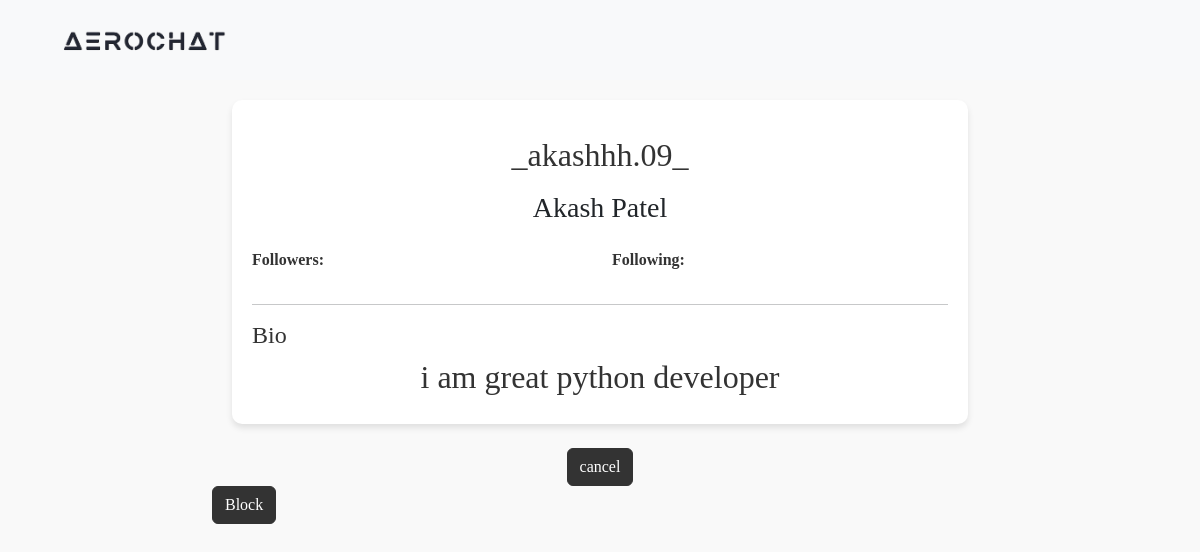
The page /_akashhh.09_/ (signed in) on the database its author committed.
### AeroApp/models.py (models this page shows)
class User(AbstractUser):
    full_name = models.CharField(max_length=50)
    otp = models.CharField(max_length=10, blank=True, null=True)
    Bio = models.CharField(max_length=300, null=True)

### AeroApp/views.py (the view)
# urls.py: path('<str:username>/', views.OtherUserProfile, name='other-profile'),
@login_required
def OtherUserProfile(request, username):
    searched_user = get_object_or_404(User, username=username)
    bio = searched_user.Bio if searched_user.Bio else ''
    friend_request_sent = FriendRequest.objects.filter(from_user=request.user, to_user=searched_user).first()
    return render(request, 'otheruserprofile.html', {'searched_user': searched_user, 'bio': bio, 'friend_request_sent': friend_request_sent})

### AeroApp/templates/otheruserprofile.html (shortened to what this page needs)
<!DOCTYPE html>
<html lang="en">
{% load static %}
<head>
  <link href="https://cdn.jsdelivr.net/npm/bootstrap@5.3.0-alpha1/dist/css/bootstrap.min.css" rel="stylesheet">
  <link href="https://cdnjs.cloudflare.com/ajax/libs/font-awesome/6.0.0-beta3/css/all.min.css" rel="stylesheet">
</head>
<body>
<nav class="navbar navbar-expand-lg navbar-light">
    <div class="container">
        <a class="navbar-brand" href="{% url 'home' %}">
            <img src="{% static 'logo.png' %}" alt="logo of AeroChat" class="logo-img">
        </a>
    </div>
</nav>
  <div class="container">
    <div class="row justify-content-center">
      <div class="col-md-8">
        <div class="profile-container">
          <div class="text-center mb-4">
            <h2 class="mt-3">{{ searched_user.username }}</h2>
            <h3 class="mt-3">{{ searched_user.full_name }}</h3>
          </div>
          <div class="row">
            <div class="col-md-6">
              <p><strong>Followers:</strong>  {{ followers_count }}</p>
            </div>
            <div class="col-md-6">
              <p><strong>Following:</strong>  {{ followers_count }}</p>
            </div>
          </div>
          <hr>
          <div class="row">
            <div class="col-md-12">
              <div class="d-flex justify-content-between align-items-center">
                <h4>Bio</h4>
              </div>
              <div class="bio-container">
                {% if bio %}
                  <h2>{{ bio }}</h2>
                {% endif %}
              </div>
            </div>
          </div>
        </div>
      </div>
    </div>
  </div>
</body>
<div class="row justify-content-center mt-4">
    <div class="col-md-8">
      <div class="text-center">
        {% if not friend_request_sent %}
            <form method="post" action="{% url 'send-friend-request' username=searched_user.username %}" >
              {% csrf_token %}
              <input type="hidden" name="username" value="{{ searched_user.username }}">
              <button type="submit" class="btn btn-dark mx-2">Add Friend</button>
            </form>
        {% else %}
            <form method="post" action="{% url 'reject-friend-request-from-sender' request_id=friend_request_sent.id %}" >
              <button type="submit" class="btn btn-dark mx-2">cancel</button>
            </form>
        {% endif %}
      </div>
      <a class="btn btn-dark mx-2" href="#">Block</a>
    </div>
  </div>
</html>

### AeroApp/templates/otheruserprofile.html (style rules this page uses)
body { font-family: "Ubuntu"; background-color: #f9f9f9; }
.profile-container { background-color: #fff; border-radius: 10px; padding: 20px; margin-top: 20px; box-shadow: 0 4px 6px rgba(0, 0, 0, 0.1); }
h2, h4, p { color: #333; }
.btn-dark { background-color: #333; border-color: #333; }
.bio-container { text-align: center; }
.navbar { background-color: #f8f9fa; padding: 5px 15px; margin: 0px; }
.navbar-brand { font-size: 20px; color: #212529; }
.logo-img { width: 100%; max-width: 200px; }

### rows shown on the page
User: username "_akashhh.09_", full_name "Akash Patel", Bio "i am great python developer"
